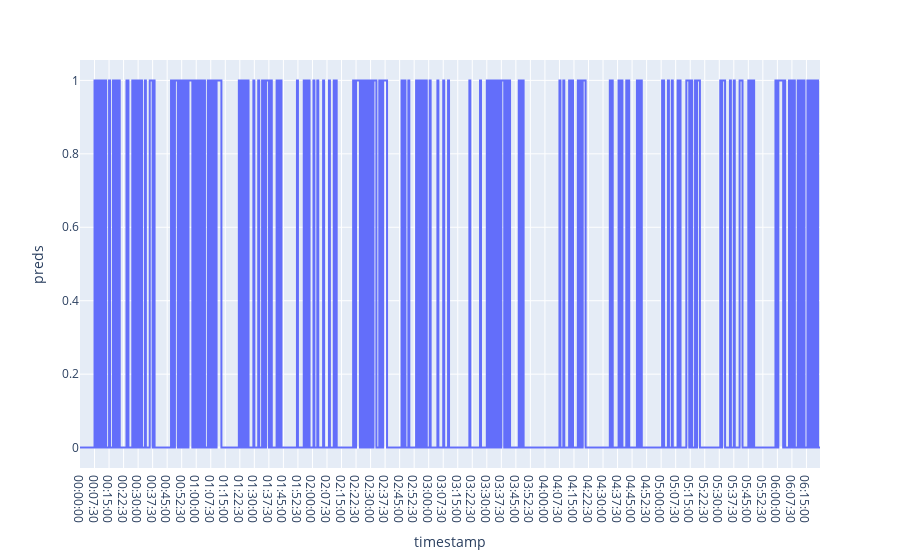

Notebook cell for this chart:
### Code cell
import plotly.express as px
from datetime import time
df_g = df.groupby(pl.col("frame") // (30*3)).agg((pl.sum("preds") > 3).cast(pl.Int8))
seconds = pl.col("frame")
df_g = (df_g
        .with_columns(pl.col("frame") * 30)
        .with_columns(hour=seconds // (60*60), minute=(seconds // 60) % 60, second=seconds % 60)
        .with_columns(timestamp=pl.time(pl.col("hour"), "minute", "second"))
        .sort("timestamp"))
print("% highlights", df_g["preds"].sum() / len(df_g))
print(df_g["timestamp"].max(), df_g["hour"].mean())
print(df_g.select(hour).max())

px.line(df_g, x="timestamp", y="preds", line_shape='hv')

### Figure 1 — Plotly figure (JSON) as saved in the notebook; plotly's stock layout.template omitted (floating-point values rounded to 4 significant figures; data arrays with more than 128 entries replaced by an {"elided": "..."} marker saying what was removed)
{"data": [{"hovertemplate": "timestamp=%{x}<br>preds=%{y}<extra></extra>", "legendgroup": "", "line": {"color": "#636efa", "dash": "solid", "shape": "hv"}, "marker": {"symbol": "circle"}, "mode": "lines", "name": "", "orientation": "v", "showlegend": false, "type": "scatter", "x": {"elided": "765 str values"}, "xaxis": "x", "y": {"elided": "765 int values"}, "yaxis": "y"}], "layout": {"legend": {"tracegroupgap": 0}, "margin": {"t": 60}, "xaxis": {"anchor": "y", "domain": [0, 1], "title": {"text": "timestamp"}}, "yaxis": {"anchor": "x", "domain": [0, 1], "title": {"text": "preds"}}}}
